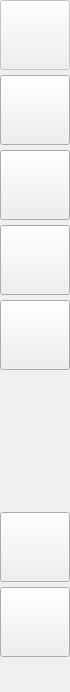
    <widget class="QFrame" name="leftMenuFrame">
     <property name="sizePolicy">
      <sizepolicy hsizetype="Preferred" vsizetype="Preferred">
       <horstretch>0</horstretch>
       <verstretch>0</verstretch>
      </sizepolicy>
     </property>
     <property name="minimumSize">
      <size>
       <width>70</width>
       <height>0</height>
      </size>
     </property>
     <property name="maximumSize">
      <size>
       <width>70</width>
       <height>16777215</height>
      </size>
     </property>
     <property name="sizeIncrement">
      <size>
       <width>0</width>
       <height>0</height>
      </size>
     </property>
     <property name="focusPolicy">
      <enum>Qt::ClickFocus</enum>
     </property>
     <layout class="QVBoxLayout" name="verticalLayout">
      <property name="spacing">
       <number>5</number>
      </property>
      <property name="leftMargin">
       <number>0</number>
      </property>
      <property name="topMargin">
       <number>0</number>
      </property>
      <property name="rightMargin">
       <number>0</number>
      </property>
      <property name="bottomMargin">
       <number>0</number>
      </property>
      <item>
       <widget class="QPushButton" name="pushButton_menu">
        <property name="enabled">
         <bool>false</bool>
        </property>
        <property name="sizePolicy">
         <sizepolicy hsizetype="Preferred" vsizetype="Preferred">
          <horstretch>0</horstretch>
          <verstretch>0</verstretch>
         </sizepolicy>
        </property>
        <property name="minimumSize">
         <size>
          <width>0</width>
          <height>70</height>
         </size>
        </property>
        <property name="font">
         <font>
          <pointsize>11</pointsize>
          <italic>false</italic>
          <bold>true</bold>
         </font>
        </property>
        <property name="focusPolicy">
         <enum>Qt::NoFocus</enum>
        </property>
        <property name="text">
         <string/>
        </property>
        <property name="icon">
         <iconset>
          <normaloff>:/images/menu_icon.svg</normaloff>:/images/menu_icon.svg</iconset>
        </property>
        <property name="iconSize">
         <size>
          <width>40</width>
          <height>40</height>
         </size>
        </property>
        <property name="checkable">
         <bool>true</bool>
        </property>
       </widget>
      </item>
      <item>
       <widget class="QPushButton" name="pushButtonDevices">
        <property name="sizePolicy">
         <sizepolicy hsizetype="Preferred" vsizetype="Preferred">
          <horstretch>0</horstretch>
          <verstretch>0</verstretch>
         </sizepolicy>
        </property>
        <property name="minimumSize">
         <size>
          <width>0</width>
          <height>70</height>
         </size>
        </property>
        <property name="font">
         <font>
          <pointsize>11</pointsize>
          <italic>false</italic>
          <bold>true</bold>
         </font>
        </property>
        <property name="focusPolicy">
         <enum>Qt::ClickFocus</enum>
        </property>
        <property name="text">
         <string/>
        </property>
        <property name="icon">
         <iconset>
          <normaloff>:/images/dosimeter (1).png</normaloff>:/images/dosimeter (1).png</iconset>
        </property>
        <property name="iconSize">
         <size>
          <width>40</width>
          <height>40</height>
         </size>
        </property>
        <property name="checkable">
         <bool>true</bool>
        </property>
       </widget>
      </item>
      <item>
       <widget class="QPushButton" name="pushButtonDataBase">
        <property name="sizePolicy">
         <sizepolicy hsizetype="Preferred" vsizetype="Preferred">
          <horstretch>0</horstretch>
          <verstretch>0</verstretch>
         </sizepolicy>
        </property>
        <property name="minimumSize">
         <size>
          <width>0</width>
          <height>70</height>
         </size>
        </property>
        <property name="font">
         <font>
          <pointsize>11</pointsize>
          <italic>false</italic>
          <bold>true</bold>
         </font>
        </property>
        <property name="focusPolicy">
         <enum>Qt::ClickFocus</enum>
        </property>
        <property name="text">
         <string/>
        </property>
        <property name="icon">
         <iconset>
          <normaloff>:/images/clipboard.png</normaloff>:/images/clipboard.png</iconset>
        </property>
        <property name="iconSize">
         <size>
          <width>40</width>
          <height>40</height>
         </size>
        </property>
        <property name="checkable">
         <bool>true</bool>
        </property>
       </widget>
      </item>
      <item>
       <widget class="QPushButton" name="pushButtonRadioTrans">
        <property name="sizePolicy">
         <sizepolicy hsizetype="Preferred" vsizetype="Preferred">
          <horstretch>0</horstretch>
          <verstretch>0</verstretch>
         </sizepolicy>
        </property>
        <property name="minimumSize">
         <size>
          <width>0</width>
          <height>70</height>
         </size>
        </property>
        <property name="font">
         <font>
          <pointsize>11</pointsize>
          <italic>false</italic>
          <bold>true</bold>
         </font>
        </property>
        <property name="focusPolicy">
         <enum>Qt::ClickFocus</enum>
        </property>
        <property name="text">
         <string/>
        </property>
        <property name="icon">
         <iconset>
          <normaloff>:/images/signal.png</normaloff>:/images/signal.png</iconset>
        </property>
        <property name="iconSize">
         <size>
          <width>40</width>
          <height>40</height>
         </size>
        </property>
        <property name="checkable">
         <bool>true</bool>
        </property>
       </widget>
      </item>
      <item>
       <widget class="QPushButton" name="pushButtonSamples">
        <property name="sizePolicy">
         <sizepolicy hsizetype="Preferred" vsizetype="Preferred">
          <horstretch>0</horstretch>
          <verstretch>0</verstretch>
         </sizepolicy>
        </property>
        <property name="minimumSize">
         <size>
          <width>0</width>
          <height>70</height>
         </size>
        </property>
        <property name="font">
         <font>
          <pointsize>11</pointsize>
          <italic>false</italic>
          <bold>true</bold>
         </font>
        </property>
        <property name="focusPolicy">
         <enum>Qt::ClickFocus</enum>
        </property>
        <property name="text">
         <string/>
        </property>
        <property name="icon">
         <iconset>
          <normaloff>:/images/toxic_off.png</normaloff>:/images/toxic_off.png</iconset>
        </property>
        <property name="iconSize">
         <size>
          <width>40</width>
          <height>40</height>
         </size>
        </property>
        <property name="checkable">
         <bool>true</bool>
        </property>
        <property name="checked">
         <bool>false</bool>
        </property>
       </widget>
      </item>
      <item>
       <spacer name="verticalSpacer_2">
        <property name="orientation">
         <enum>Qt::Vertical</enum>
        </property>
        <property name="sizeType">
         <enum>QSizePolicy::Expanding</enum>
        </property>
        <property name="sizeHint" stdset="0">
         <size>
          <width>20</width>
          <height>137</height>
         </size>
        </property>
       </spacer>
      </item>
      <item>
       <widget class="QPushButton" name="pushButtonHelp">
        <property name="sizePolicy">
         <sizepolicy hsizetype="Preferred" vsizetype="Preferred">
          <horstretch>0</horstretch>
          <verstretch>0</verstretch>
         </sizepolicy>
        </property>
        <property name="minimumSize">
         <size>
          <width>0</width>
          <height>70</height>
         </size>
        </property>
        <property name="font">
         <font>
          <pointsize>11</pointsize>
          <italic>false</italic>
          <bold>true</bold>
         </font>
        </property>
        <property name="focusPolicy">
         <enum>Qt::ClickFocus</enum>
        </property>
        <property name="text">
         <string/>
        </property>
        <property name="icon">
         <iconset>
          <normaloff>:/images/question.png</normaloff>:/images/question.png</iconset>
        </property>
        <property name="iconSize">
         <size>
          <width>40</width>
          <height>40</height>
         </size>
        </property>
        <property name="checkable">
         <bool>true</bool>
        </property>
       </widget>
      </item>
      <item>
       <widget class="QPushButton" name="pushButtonSettings">
        <property name="sizePolicy">
         <sizepolicy hsizetype="Preferred" vsizetype="Preferred">
          <horstretch>0</horstretch>
          <verstretch>0</verstretch>
         </sizepolicy>
        </property>
        <property name="minimumSize">
         <size>
          <width>0</width>
          <height>70</height>
         </size>
        </property>
        <property name="font">
         <font>
          <pointsize>11</pointsize>
          <italic>false</italic>
          <bold>true</bold>
         </font>
        </property>
        <property name="focusPolicy">
         <enum>Qt::ClickFocus</enum>
        </property>
        <property name="text">
         <string/>
        </property>
        <property name="icon">
         <iconset>
          <normaloff>:/images/settings_icon.svg</normaloff>:/images/settings_icon.svg</iconset>
        </property>
        <property name="iconSize">
         <size>
          <width>40</width>
          <height>40</height>
         </size>
        </property>
        <property name="checkable">
         <bool>true</bool>
        </property>
       </widget>
      </item>
      <item>
       <spacer name="verticalSpacer_4">
        <property name="orientation">
         <enum>Qt::Vertical</enum>
        </property>
        <property name="sizeType">
         <enum>QSizePolicy::Fixed</enum>
        </property>
        <property name="sizeHint" stdset="0">
         <size>
          <width>20</width>
          <height>35</height>
         </size>
        </property>
       </spacer>
      </item>
     </layout>
    </widget>
